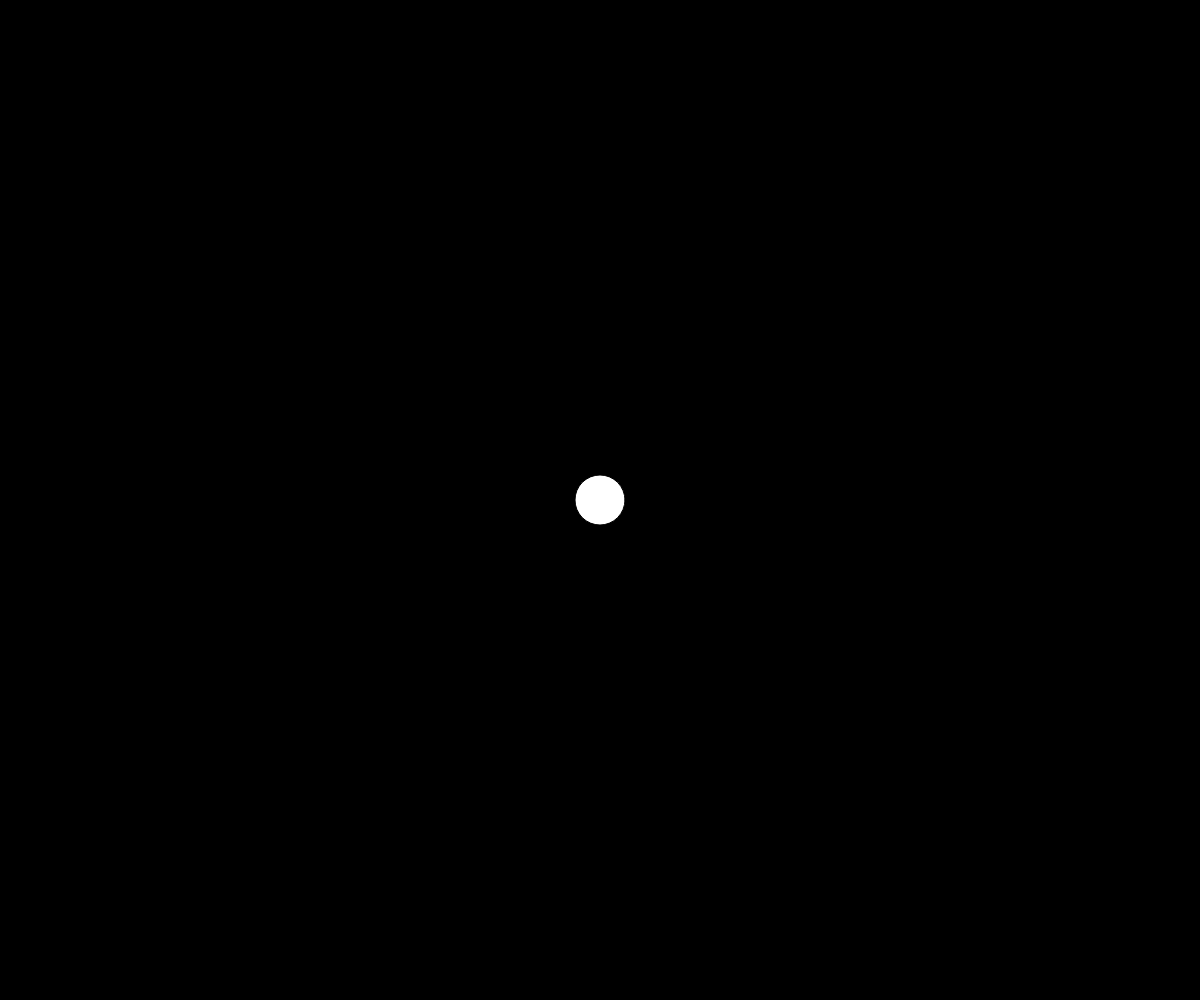
Frame 1 (no input)
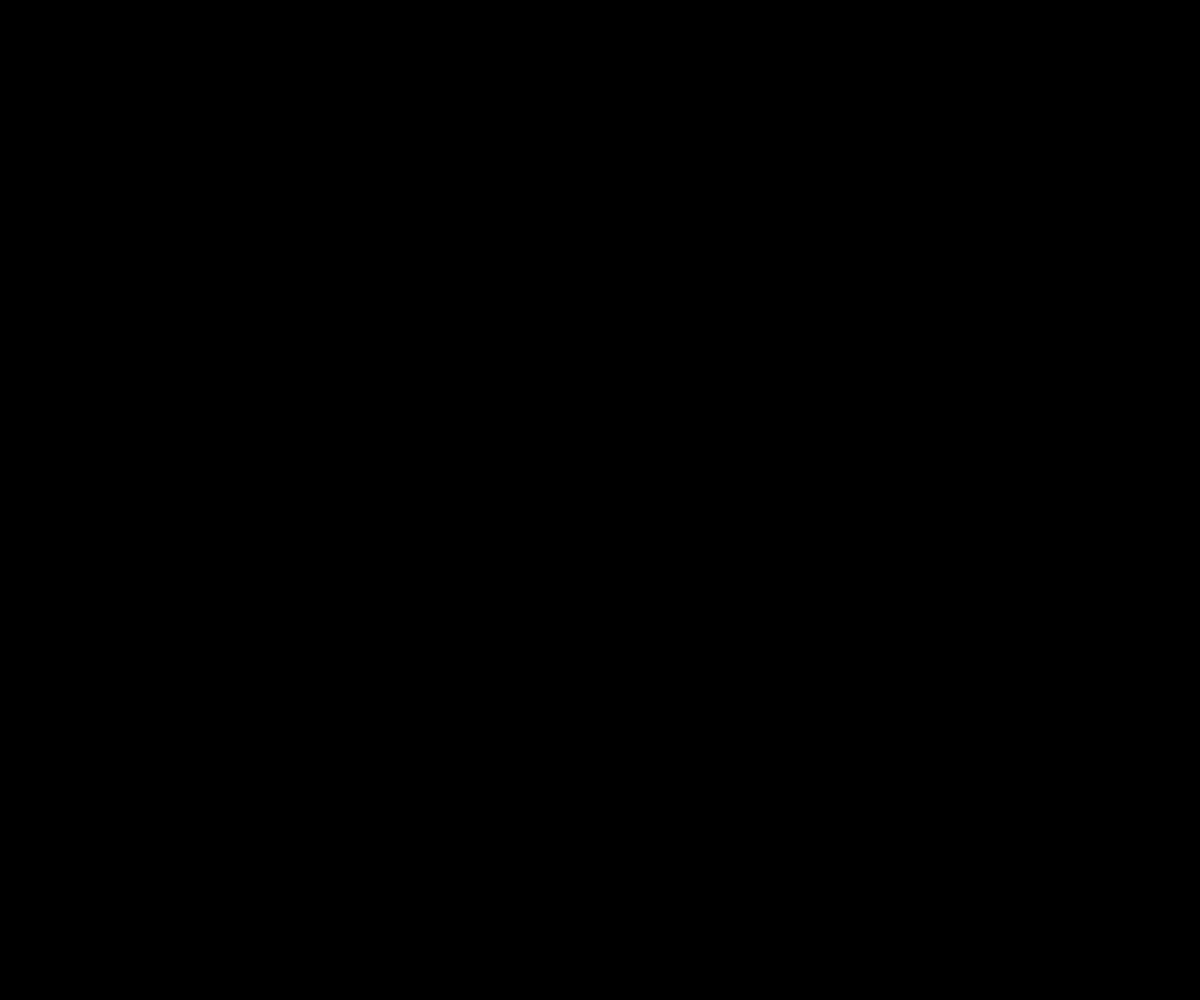
Frame 60 (no input)
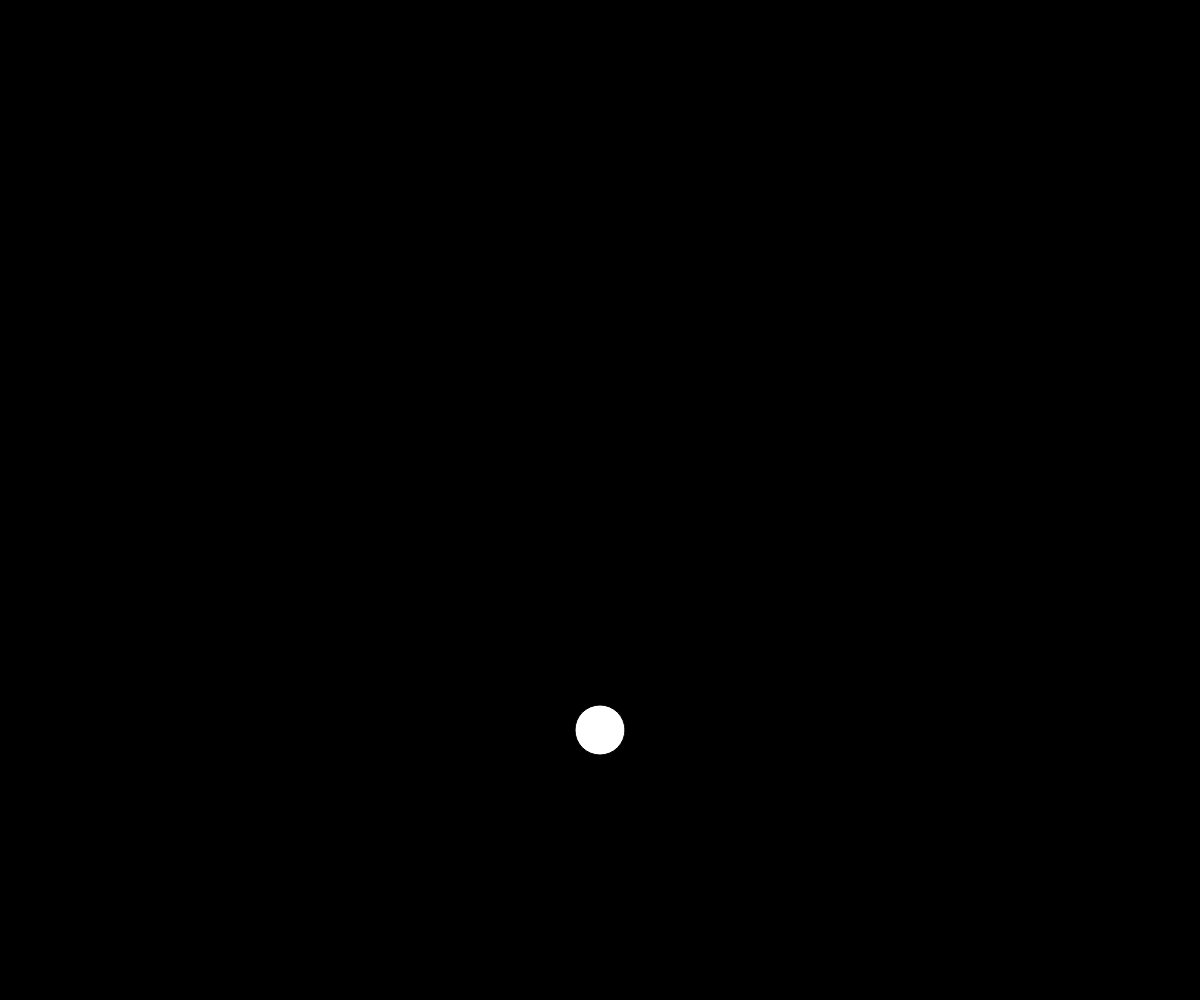
Frame 120 (the mouse pressed at the canvas centre since frame 60)

The p5.js sketch that drew these frames (run headless with seeded random() and noise() and a simulated clock; from frame 60 on, the mouse is pressed at the canvas centre):

// p5.js sketch
// ── sketch.js
var xpos
var ypos
var deltaX = 10

function setup(){
  createCanvas(windowWidth,windowHeight)
  xpos = windowWidth/2
  ypos = windowHeight/2
}

function draw(){
  background(0)
  ellipse(xpos, ypos, 50, 50)
  moveEllipse()
}

function moveEllipse(){

  ypos = ypos + deltaX
  if(ypos > windowWidth || ypos < 0){
    deltaX = -deltaX
  }
  // if(xpos < 0){
  //   deltaX = -deltaX
  // }
}
